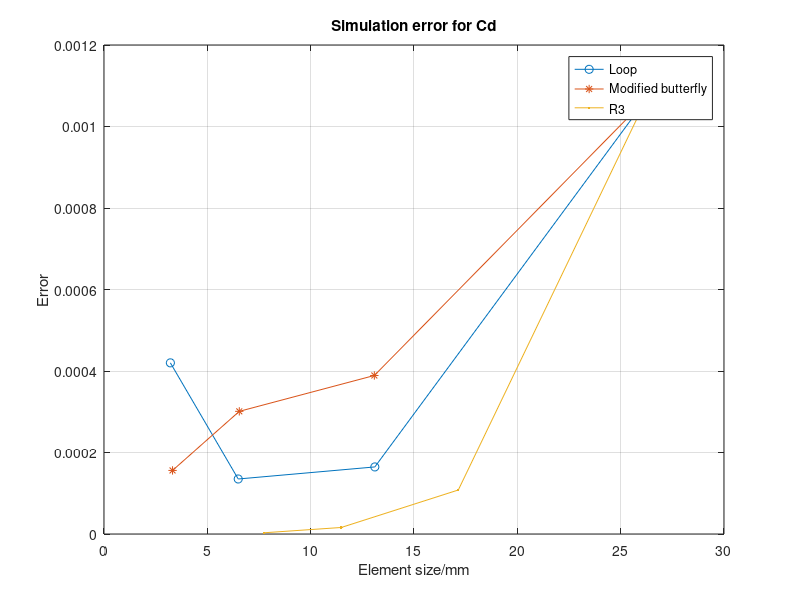
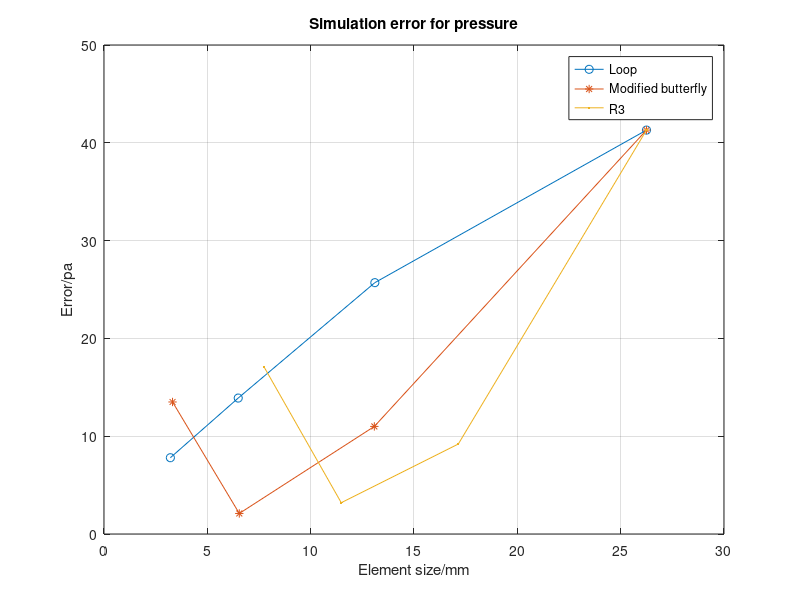
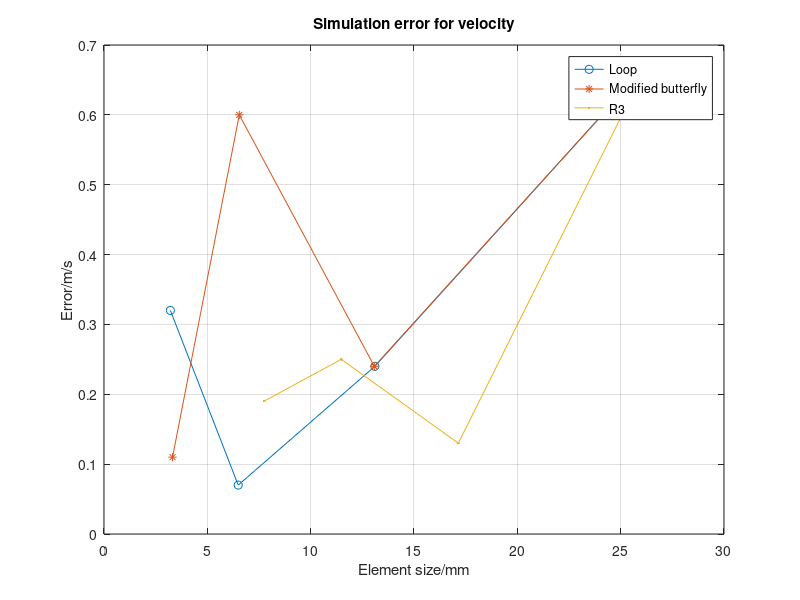

Write the MATLAB code that produced these figures, in order.
clc
clear

cdLoop = [1.0679E-03	1.6460E-04	1.3500E-04	4.2000E-04];
cdMb = [1.0679E-03 3.8900E-04	3.0100E-04	1.5600E-04];
cdRoot = [1.0679E-03 1.0800E-04	1.6000E-05	3.0000E-06];

%point at 0.12 0.14
pLoop = [4.1300E+01	2.5700E+01	1.3900E+01	7.8000E+00];
vLoop = [6.7000E-01	2.4000E-01	7.0000E-02	3.2000E-01];

pMb = [4.1300E+01 1.1000E+01	2.1000E+00	1.3500E+01];
vMb = [6.7000E-01 2.4000E-01	6.0000E-01	1.1000E-01];

pRoot = [4.1300E+01 9.2000E+00	3.2000E+00	1.7100E+01];
vRoot = [6.7000E-01 1.3000E-01	2.5000E-01	1.9000E-01];

hloop = [2.6249E+01	1.3105E+01	6.4943E+00	3.2115E+00];
hMb = [2.6249E+01 1.3081E+01	6.5463E+00	3.3163E+00];
hRoot =[2.6249E+01 17.144	11.4794	7.7396];

x = [1,2,3,4];
figure(1)
plot(hloop,cdLoop,'o-');
hold on
plot(hMb,cdMb,'*-');
hold on
plot(hRoot,cdRoot,'.-');
grid on
title("Simulation error for Cd")
xlabel("Element size/mm")
ylabel("Error")
legend("Loop","Modified butterfly","R3");

figure(2)
plot(hloop,pLoop,'o-');
hold on
plot(hMb,pMb,'*-');
hold on
plot(hRoot,pRoot,'.-');
grid on
title("Simulation error for pressure")
xlabel("Element size/mm")
ylabel("Error/pa")
legend("Loop","Modified butterfly","R3");

figure(3)
plot(hloop,vLoop,'o-');
hold on
plot(hMb,vMb,'*-');
hold on
plot(hRoot,vRoot,'.-');
grid on
title("Simulation error for velocity")
xlabel("Element size/mm")
ylabel("Error/m/s")
legend("Loop","Modified butterfly","R3");
